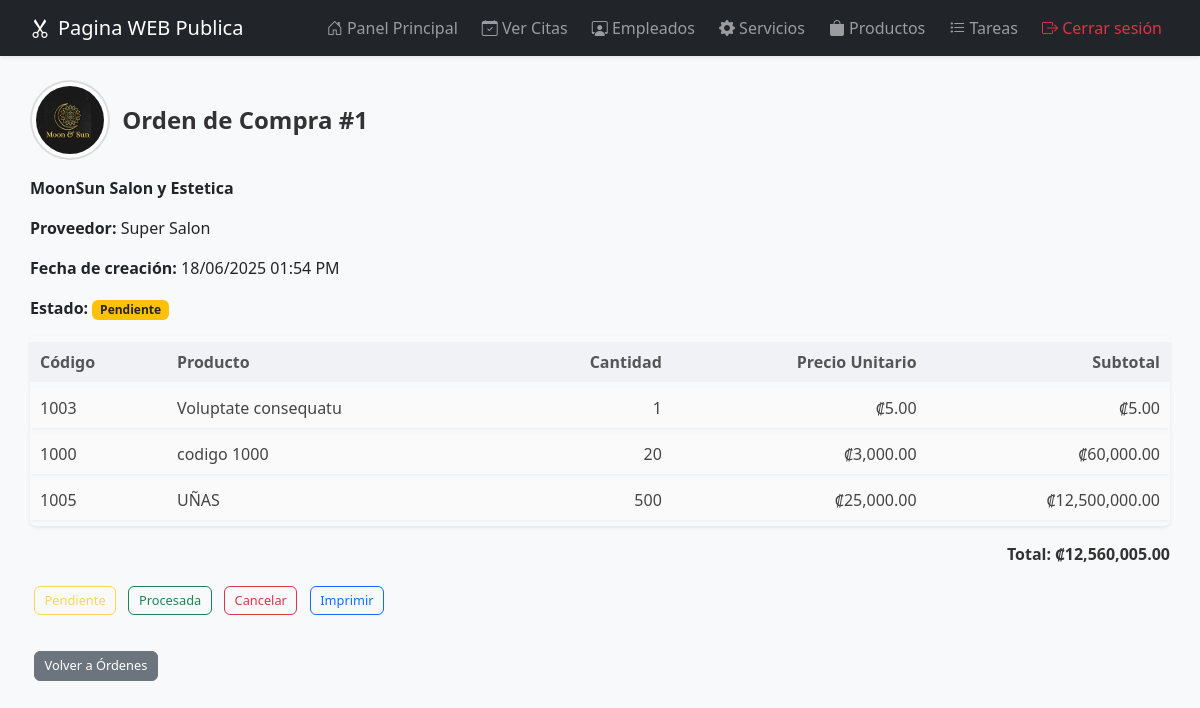
The page /ordenes/1 (signed in) on the database as committed earlier.
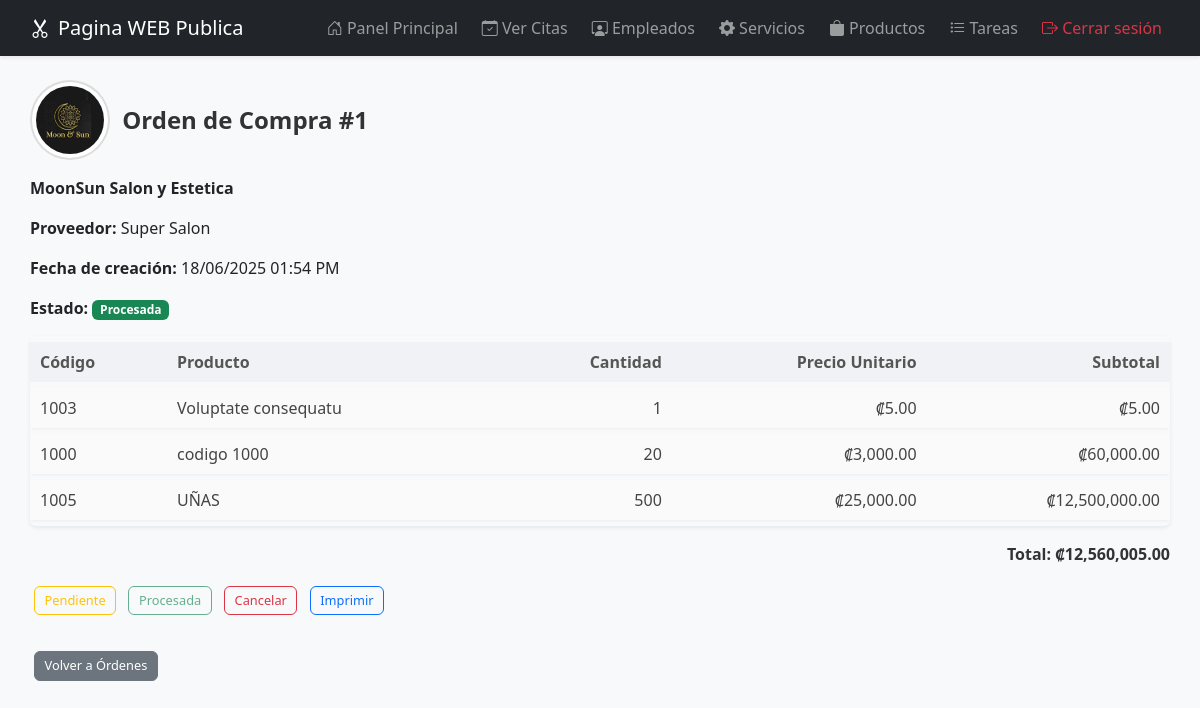
The same page on the database as committed later.
### models.py (models this page shows)
class OrdenCompra(db.Model):
    __tablename__ = 'ordenes_compra'
    id = db.Column(db.Integer, primary_key=True)
    proveedor_id = db.Column(db.Integer, db.ForeignKey('proveedores.id'), nullable=False)
    fecha_creacion = db.Column(db.DateTime, default=datetime.utcnow, nullable=False)
    estado = db.Column(db.String(50), default='pendiente')
    total = db.Column(db.Float, default=0.0)
    proveedor = db.relationship('Proveedor', backref='ordenes', lazy=True)
    detalles = db.relationship('DetalleOrdenCompra', backref='orden', lazy=True, cascade='all, delete-orphan')

### main.py (the view)
@app.route('/ordenes/<int:id>')
@login_required
def detalle_orden(id):
    orden = db.session.query(OrdenCompra).options(
        joinedload(OrdenCompra.detalles).joinedload(DetalleOrdenCompra.producto),
        joinedload(OrdenCompra.proveedor)
    ).get_or_404(id)
    if orden.fecha_creacion.tzinfo is None:
        fecha_utc = orden.fecha_creacion.replace(tzinfo=utc)
    else:
        fecha_utc = orden.fecha_creacion.astimezone(utc)
    tz_cr = timezone('America/Costa_Rica')
    orden.fecha_local = fecha_utc.astimezone(tz_cr)
    return render_template('admin/detalle_orden.html', orden=orden)

### main.py (called while the page is built)
def login_required(f):
    @wraps(f)
    def decorated(*args, **kwargs):
        if not session.get('logged_in'):
            return redirect(url_for('login'))
        return f(*args, **kwargs)
    return decorated

### templates/admin/detalle_orden.html (shortened to what this page needs)
{% extends 'admin/layout.html' %}
{% block content %}
<div class="container">
  <div class="d-flex align-items-center mb-3">
    <img src="{{ url_for('static', filename='logo.png') }}" alt="Logo" class="header-logo">
    <h1 class="header-title mb-0">Orden de Compra #{{ orden.id }}</h1>
  </div>
  <p><strong>MoonSun Salon y Estetica</strong></p>
  <p><strong>Proveedor:</strong> {{ orden.proveedor.nombre }}</p>
  <p><strong>Fecha de creación:</strong> {{ orden.fecha_local.strftime('%d/%m/%Y %I:%M %p') }}</p>
  <p><strong>Estado:</strong>
    <span class="badge
      {% if orden.estado == 'pendiente' %}bg-warning text-dark
      {% elif orden.estado == 'procesada' %}bg-success
      {% elif orden.estado == 'cancelada' %}bg-danger
      {% endif %}">{{ orden.estado|capitalize }}</span>
  </p>
  <div class="table-responsive shadow-sm rounded">
    <table>
      <thead>
        <tr>
          <th>Código</th>
          <th>Producto</th>
          <th class="text-end">Cantidad</th>
          <th class="text-end">Precio Unitario</th>
          <th class="text-end">Subtotal</th>
        </tr>
      </thead>
      <tbody>
        {% for detalle in orden.detalles %}
          <tr>
            <td>{{ detalle.producto.codigo }}</td>
            <td>{{ detalle.producto.nombre }}</td>
            <td class="text-end">{{ detalle.cantidad }}</td>
            <td class="text-end">₡{{ "{:,.2f}".format(detalle.precio_unitario) }}</td>
            <td class="text-end">₡{{ "{:,.2f}".format(detalle.cantidad * detalle.precio_unitario) }}</td>
          </tr>
        {% else %}
          <tr>
            <td colspan="5" class="text-center">No hay productos en esta orden.</td>
          </tr>
        {% endfor %}
      </tbody>
    </table>
  </div>
  <div class="total-row">
    Total: ₡{{ "{:,.2f}".format(orden.total) }}
  </div>
  <div class="my-3 no-print">
    <form method="post" action="{{ url_for('cambiar_estado_orden', id=orden.id) }}" class="d-inline">
      <button type="submit" class="btn btn-outline-warning"
        {% if orden.estado == 'pendiente' %}disabled{% endif %}
        onclick="return confirm('¿Seguro que deseas marcar esta orden como PENDIENTE?');">
        Pendiente
      </button>
    </form>
    <form method="post" action="{{ url_for('cambiar_estado_orden', id=orden.id) }}" class="d-inline">
      <button type="submit" class="btn btn-outline-success"
        {% if orden.estado == 'procesada' %}disabled{% endif %}
        onclick="return confirm('¿Confirmas que esta orden ha sido PROCESADA?');">
        Procesada
      </button>
    </form>
    <form method="post" action="{{ url_for('cambiar_estado_orden', id=orden.id) }}" class="d-inline">
      <button type="submit" class="btn btn-outline-danger"
        onclick="return confirm('¿Estás seguro de que deseas CANCELAR esta orden? Esta acción no se puede deshacer.');">
        Cancelar
      </button>
    </form>
    <a href="#" class="btn btn-outline-primary" onclick="window.print(); return false;">
      Imprimir
    </a>
  </div>
  <a href="{{ url_for('listar_ordenes') }}" class="btn btn-secondary mt-3 no-print">Volver a Órdenes</a>
</div>
{% endblock %}

Rows that differ between the two databases and show on the page:
changed OrdenCompra id 1: estado "Pendiente" → "Procesada"
